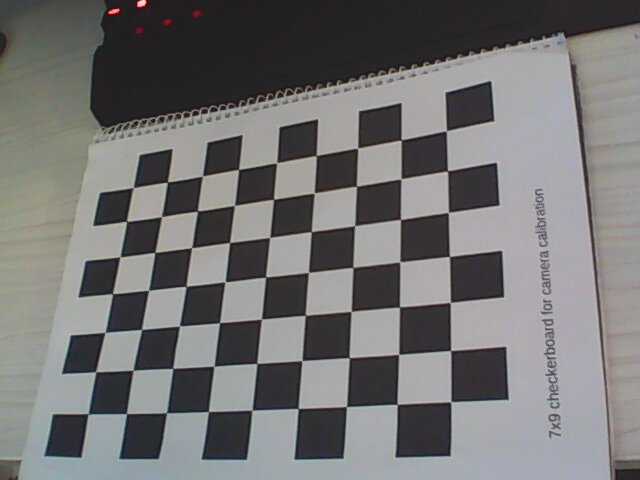
#> input picture hq267/calib/1.jpg, 640 x 480 px, found by its file name; its folder holds 5 pictures in this run
$ python camera_calibration.py
#> lines starting #> are read from the running program, lines starting #| are printed output that depends on the picture; after the words box and inside, x2 and y2 are one past the last pixel; in counts of white or black regions, pixels touching at a corner belong together
#coding:utf-8
import cv2
import numpy as np
import glob
import os

# 找棋盘格角点
# 阈值
criteria = (cv2.TERM_CRITERIA_EPS + cv2.TERM_CRITERIA_MAX_ITER, 30, 0.001)
#棋盘格模板规格
w = 9
h = 7
# 世界坐标系中的棋盘格点,例如(0,0,0), (1,0,0), (2,0,0) ....,(8,5,0)，去掉Z坐标，记为二维矩阵
objp = np.zeros((w*h,3), np.float32)
objp[:,:2] = np.mgrid[0:w,0:h].T.reshape(-1,2)
# 储存棋盘格角点的世界坐标和图像坐标对
objpoints = [] # 在世界坐标系中的三维点
imgpoints = [] # 在图像平面的二维点

root = '/media/gao/F/cpp/c++algorithms/calib'
images = os.listdir(root)
print(images)

for fname in images:
    print(fname)
    img = cv2.imread(os.path.join(root, fname))
#> img is the input picture: shape (480, 640, 3); mean B, G, R 115.5, 115.5, 116
    # cv2.imshow('findCorners',img)
    gray = cv2.cvtColor(img,cv2.COLOR_BGR2GRAY)
    # cv2.imshow('findCorners',img)
    # cv2.waitKey(0)
    # cv2.destroyAllWindows()
    # 找到棋盘格角点
    ret, corners = cv2.findChessboardCorners(gray, (w,h),None)
#> ret = True; corners = 63 rows, first 8: [450.7, 401.8], [397.4, 404.5], [346.5, 406.5], [298.3, 408.6], [252, 410.4], [208.5, 411.5], [166.4, 412.6], [126.4, 413.5]
    print(ret, corners)
#> (printed output is left out)
    # 如果找到足够点对，将其存储起来
    if ret == True:
        cv2.cornerSubPix(gray,corners,(11,11),(-1,-1),criteria)
        objpoints.append(objp)
        imgpoints.append(corners)
        # 将角点在图像上显示
        cv2.drawChessboardCorners(img, (w,h), corners, ret)
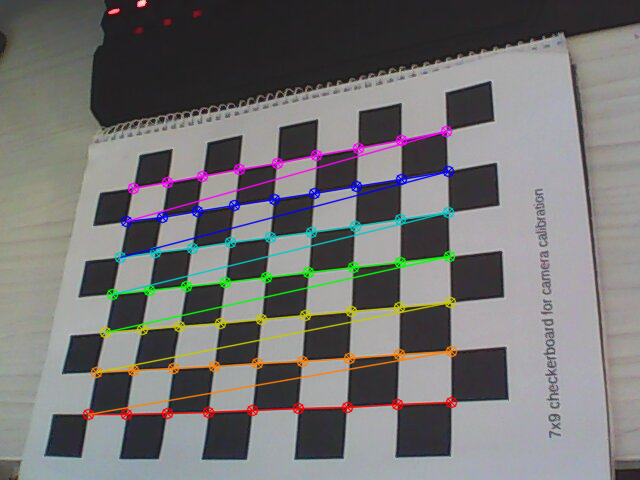
#> img: shape (480, 640, 3); 5.85% of pixels changed, all inside (x1, y1, x2, y2) = (82, 125, 458, 421)
        cv2.imshow('findCorners',img)
        cv2.imwrite('calib_%s.jpg'%(fname),img)
        cv2.waitKey(1)
#> pass 2 of the loop `for fname in images:`:
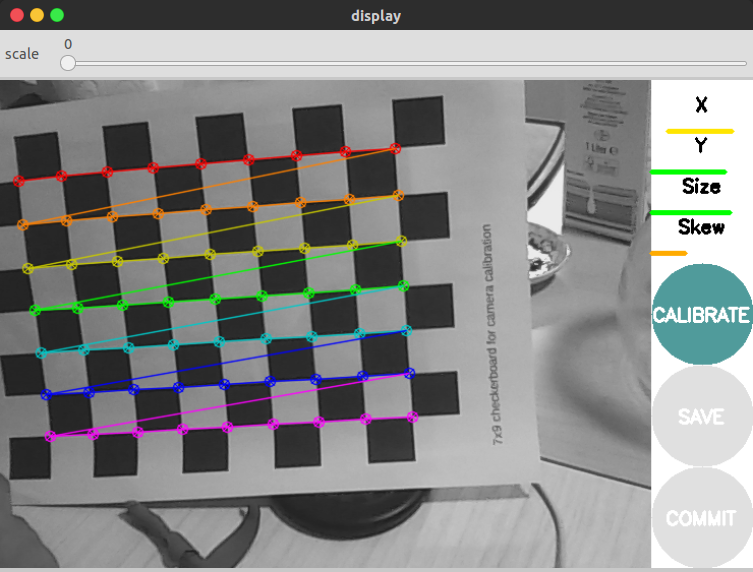
#> input picture hq267/calib/10.png, 753 x 572 px, found by its file name
#> img is the input picture: shape (572, 753, 3); mean B, G, R 136, 137.1, 135.8
#> `gray = cv2.cvtColor(img,cv2.COLOR_BGR2GRAY)`:
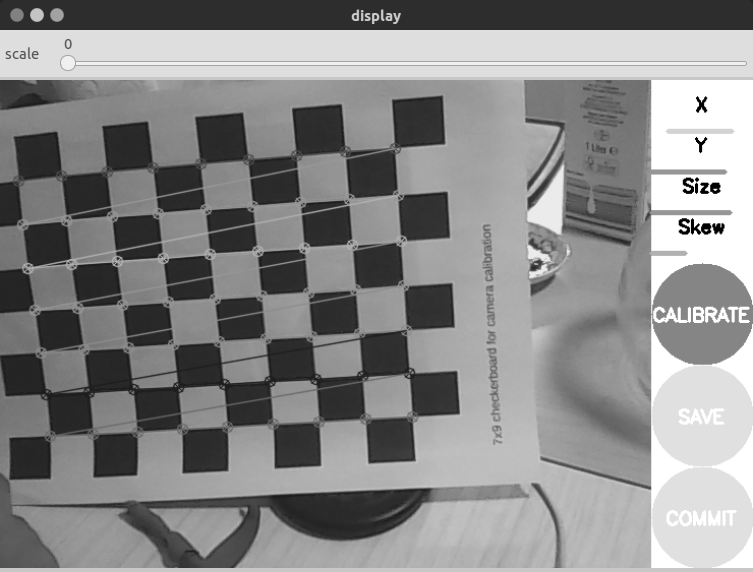
#> gray: shape (572, 753); min 0, max 255, mean 136.6
#> ret = False; corners = None
#| False None
#> pass 3 of the loop `for fname in images:`:
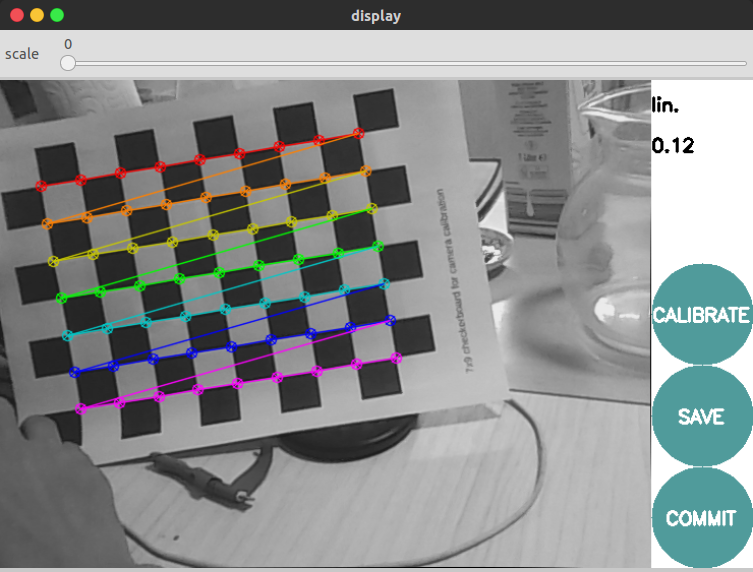
#> input picture hq267/calib/11.png, 753 x 572 px, found by its file name
#> img is the input picture: shape (572, 753, 3); mean B, G, R 140.5, 140.8, 137.2
#> `gray = cv2.cvtColor(img,cv2.COLOR_BGR2GRAY)`:
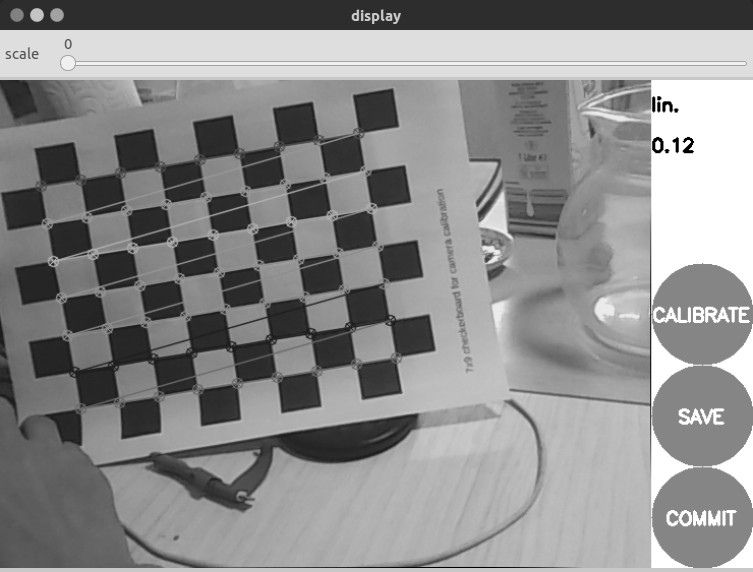
#> gray: shape (572, 753); min 0, max 255, mean 139.7
#| False None
#> the loop made 5 passes; the first 3 are shown
cv2.destroyAllWindows()

# # 标定
ret, mtx, dist, rvecs, tvecs = cv2.calibrateCamera(objpoints, imgpoints, gray.shape[::-1], None, None)

# # 去畸变
img2 = cv2.imread('4.jpg')
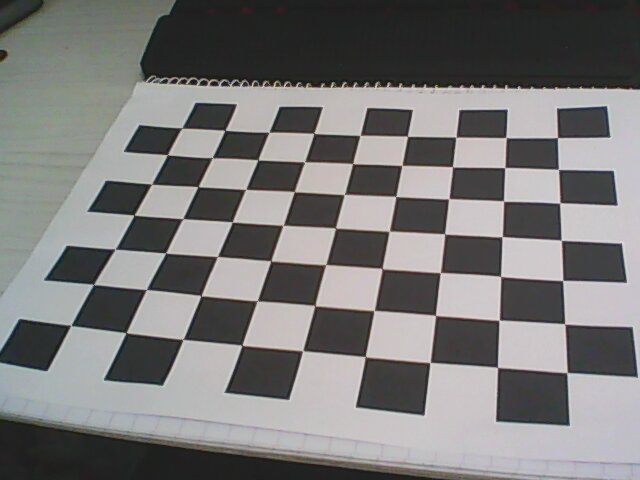
#> input picture hq267/calib/4.jpg, 640 x 480 px, found by its file name
#> img2 is the input picture: shape (480, 640, 3); mean B, G, R 120.4, 120.9, 121.9
h,  w = img2.shape[:2]
#> h = 480; w = 640
newcameramtx, roi = cv2.getOptimalNewCameraMatrix(mtx,dist,(w,h),0 ,(w,h)) # 自由比例参数

dst = cv2.undistort(img2, mtx, dist, None, newcameramtx)
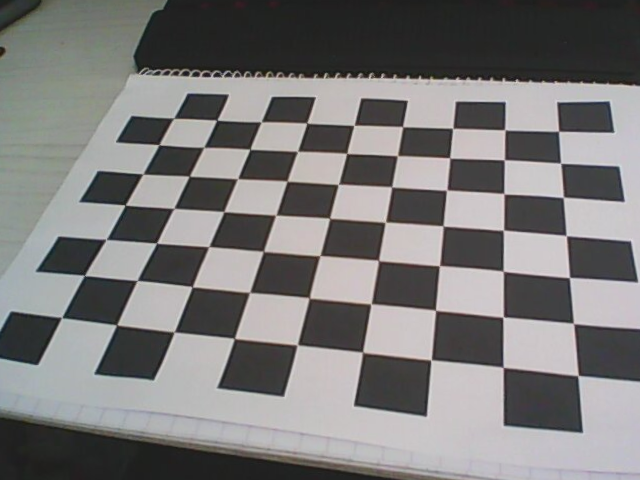
#> dst: shape (480, 640, 3); mean B, G, R 121.3, 121.8, 123
# 根据前面ROI区域裁剪图片
x,y,w,h = roi
dst = dst[y:y+h, x:x+w]
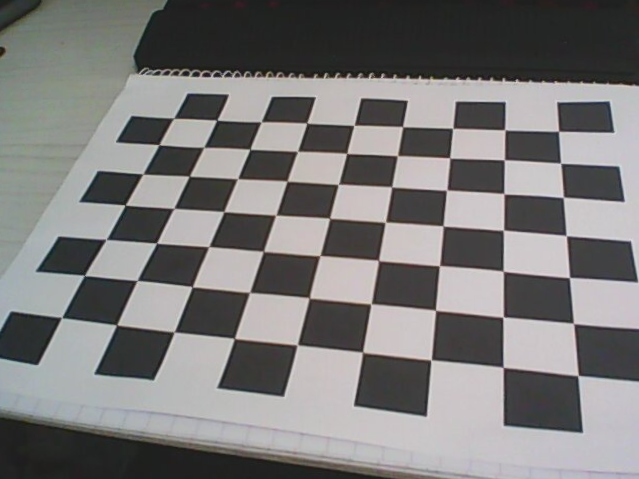
#> dst: shape (479, 639, 3); mean B, G, R 121.4, 121.8, 123
print(x, y, w, h)
print(dst)
cv2.imshow('findCorners',dst)
cv2.waitKey(0)
cv2.imwrite('calibresult.jpg',dst)

# [7 lines of commented-out code are left out]
